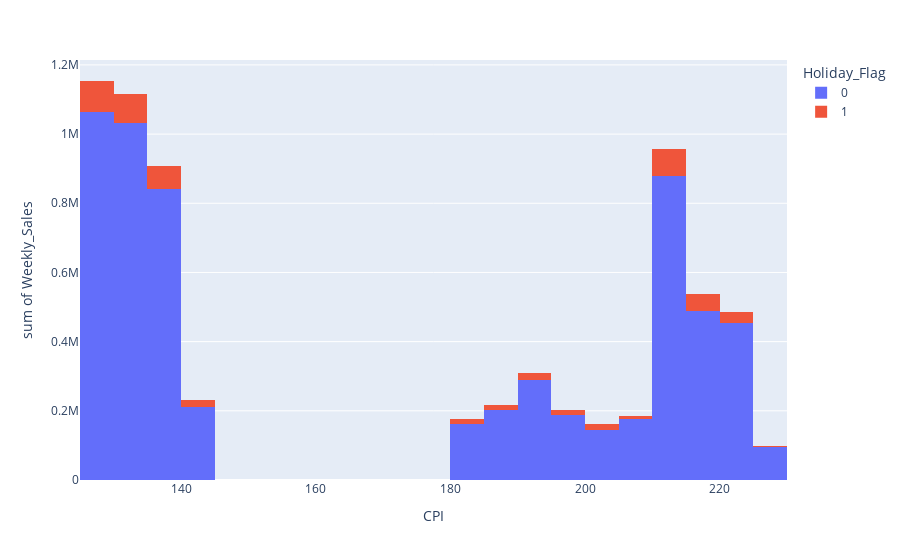

Notebook code for this chart:
### Code cell
px.histogram(wal, x='CPI', y ='Weekly_Sales', color='Holiday_Flag')#, marginal='box')

### Figure 1 — Plotly figure (JSON) as saved in the notebook; plotly's stock layout.template omitted (floating-point values rounded to 4 significant figures; data arrays with more than 128 entries replaced by an {"elided": "..."} marker saying what was removed)
{"data": [{"alignmentgroup": "True", "bingroup": "x", "histfunc": "sum", "hovertemplate": "Holiday_Flag=0<br>CPI=%{x}<br>sum of Weekly_Sales=%{y}<extra></extra>", "legendgroup": "0", "marker": {"color": "#636efa", "pattern": {"shape": ""}}, "name": "0", "offsetgroup": "0", "orientation": "v", "showlegend": true, "type": "histogram", "x": {"elided": "5985 float values"}, "xaxis": "x", "y": {"elided": "5985 float values"}, "yaxis": "y"}, {"alignmentgroup": "True", "bingroup": "x", "histfunc": "sum", "hovertemplate": "Holiday_Flag=1<br>CPI=%{x}<br>sum of Weekly_Sales=%{y}<extra></extra>", "legendgroup": "1", "marker": {"color": "#EF553B", "pattern": {"shape": ""}}, "name": "1", "offsetgroup": "1", "orientation": "v", "showlegend": true, "type": "histogram", "x": {"elided": "450 float values"}, "xaxis": "x", "y": {"elided": "450 float values"}, "yaxis": "y"}], "layout": {"barmode": "relative", "legend": {"title": {"text": "Holiday_Flag"}, "tracegroupgap": 0}, "margin": {"t": 60}, "xaxis": {"anchor": "y", "domain": [0, 1], "title": {"text": "CPI"}}, "yaxis": {"anchor": "x", "domain": [0, 1], "title": {"text": "sum of Weekly_Sales"}}}}
